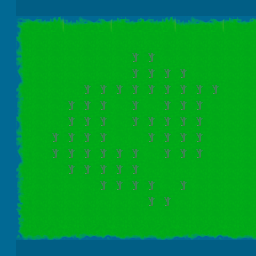

Rendered tile map (Tiled .tmx) drawn with the repository's tilesets; below, a short description and the full map source, tile grids included:
An orthogonal 16x16 tile map with 16x16 px tiles, 3 tile layers (tiles, entities, collisions).

<map version="1.10" tiledversion="1.10.2" orientation="orthogonal" renderorder="right-down" width="16" height="16" tilewidth="16" tileheight="16" infinite="0" nextlayerid="4" nextobjectid="1">
 <editorsettings>
  <export target="-1_0.tmj" format="json" />
 </editorsettings>
 <tileset firstgid="1" source="terrain.tsx" />
 <layer id="1" name="tiles" width="16" height="16">
  <data encoding="csv">
1,0,0,0,0,0,0,0,0,0,0,0,0,0,0,0,
17,18,19,20,21,22,23,24,25,19,20,21,22,23,24,25,
33,34,37,37,37,37,37,37,37,37,37,37,37,37,37,37,
49,50,37,37,37,37,37,37,35,35,37,37,37,37,37,37,
65,66,37,37,37,37,37,37,35,35,35,35,37,37,37,37,
81,82,37,37,37,35,35,35,35,35,35,35,35,35,37,37,
97,98,37,37,35,35,35,37,35,37,35,35,35,37,37,37,
113,34,37,37,35,35,35,37,35,35,35,35,35,37,37,37,
129,50,37,35,35,35,35,37,37,35,35,35,35,37,37,37,
145,66,37,35,35,35,35,35,35,37,35,35,35,37,37,37,
81,82,37,37,35,35,35,35,35,37,37,37,37,37,37,37,
97,98,37,37,37,37,35,35,35,35,37,35,37,37,37,37,
113,114,37,37,37,37,37,37,37,35,35,37,37,37,37,37,
129,130,37,37,37,37,37,37,37,37,37,37,37,37,37,37,
145,146,147,148,149,150,151,152,153,153,148,149,150,151,152,153,
161,0,0,0,0,0,0,0,0,0,0,0,0,0,0,0
</data>
 </layer>
 <layer id="2" name="entities" width="16" height="16">
  <data encoding="csv">
0,0,0,0,0,0,0,0,0,0,0,0,0,0,0,0,
0,0,0,0,0,0,0,0,0,0,0,0,0,0,0,0,
0,0,0,0,0,0,0,0,0,0,0,0,0,0,0,0,
0,0,0,0,0,0,0,0,0,0,0,0,0,0,0,0,
0,0,0,0,0,0,0,0,0,0,0,0,0,0,0,0,
0,0,0,0,0,0,0,0,0,0,0,0,0,0,0,0,
0,0,0,0,0,0,0,0,0,0,0,0,0,0,0,0,
0,0,0,0,0,0,0,0,0,0,0,0,0,0,0,0,
0,0,0,0,0,0,0,0,0,0,0,0,0,0,0,0,
0,0,0,0,0,0,0,0,0,0,0,0,0,0,0,0,
0,0,0,0,0,0,0,0,0,0,0,0,0,0,0,0,
0,0,0,0,0,0,0,0,0,0,0,0,0,0,0,0,
0,0,0,0,0,0,0,0,0,0,0,0,0,0,0,0,
0,0,0,0,0,0,0,0,0,0,0,0,0,0,0,0,
0,0,0,0,0,0,0,0,0,0,0,0,0,0,0,0,
0,0,0,0,0,0,0,0,0,0,0,0,0,0,0,0
</data>
 </layer>
 <layer id="3" name="collisions" width="16" height="16" opacity="0.9">
  <data encoding="csv">
0,1,1,1,1,1,1,1,1,1,1,1,1,1,1,1,
1,0,0,0,0,0,0,0,0,0,0,0,0,0,0,0,
1,0,0,0,0,0,0,0,0,0,0,0,0,0,0,0,
1,0,0,0,0,0,0,0,0,0,0,0,0,0,0,0,
1,0,0,0,0,0,0,0,0,0,0,0,0,0,0,0,
1,0,0,0,0,0,0,0,0,0,0,0,0,0,0,0,
1,0,0,0,0,0,0,0,0,0,0,0,0,0,0,0,
1,0,0,0,0,0,0,0,0,0,0,0,0,0,0,0,
1,0,0,0,0,0,0,0,0,0,0,0,0,0,0,0,
1,0,0,0,0,0,0,0,0,0,0,0,0,0,0,0,
1,0,0,0,0,0,0,0,0,0,0,0,0,0,0,0,
1,0,0,0,0,0,0,0,0,0,0,0,0,0,0,0,
1,0,0,0,0,0,0,0,0,0,0,0,0,0,0,0,
1,0,0,0,0,0,0,0,0,0,0,0,0,0,0,0,
1,0,0,0,0,0,0,0,0,0,0,0,0,0,0,0,
0,1,1,1,1,1,1,1,1,1,1,1,1,1,1,1
</data>
 </layer>
</map>
